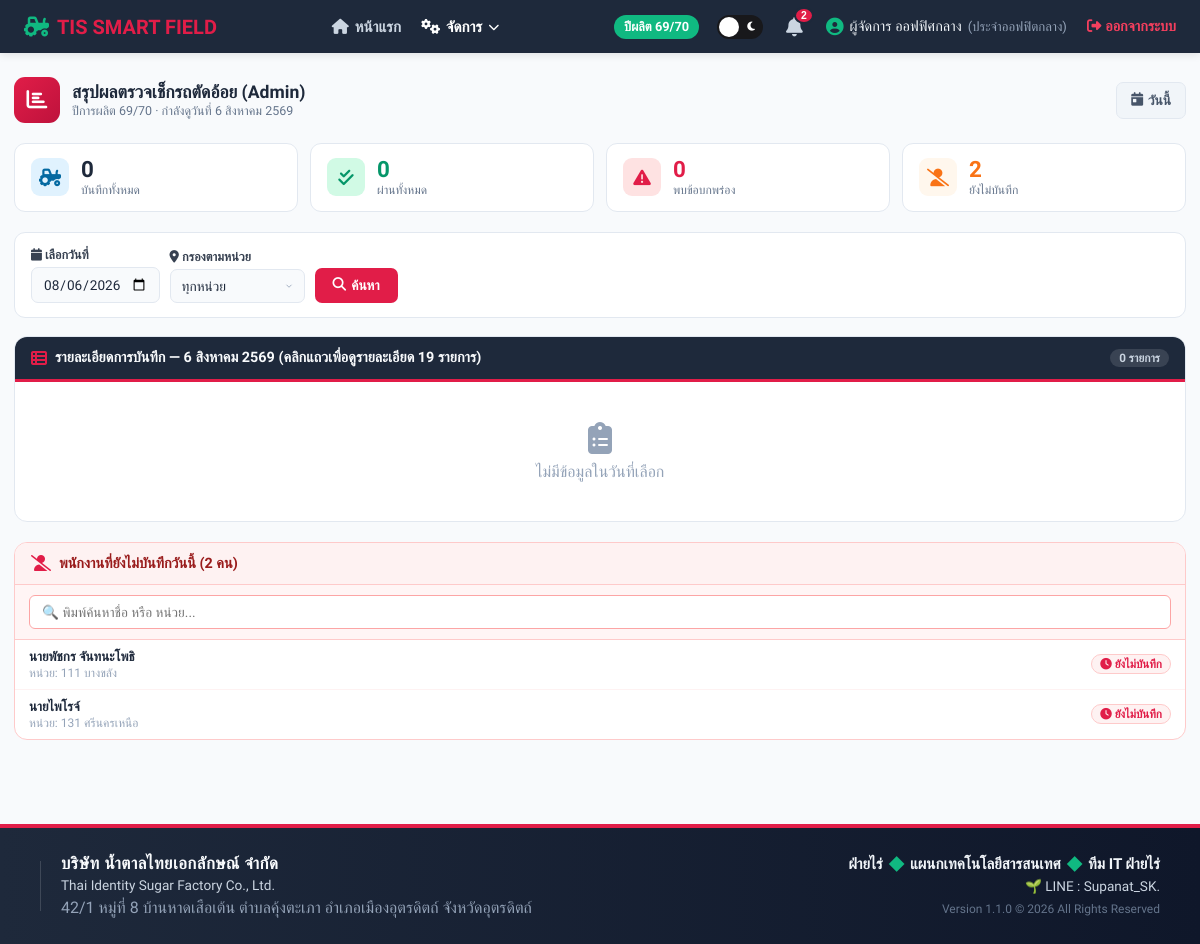
Screenshot of /ktis_field/harvester_admin.php (signed in) with the database file from the repository.
### tables this page shows
CREATE TABLE `employee` (
  `ID` int(10) NOT NULL,
  `emp_id` varchar(20) NOT NULL,
  `emp_pass` varchar(255) DEFAULT NULL,
  `emp_name` varchar(50) NOT NULL,
  `emp_unit` varchar(50) NOT NULL,
  `emp_level` varchar(1) NOT NULL
);

### ktis_field/harvester_admin.php (the view, shortened to what this page needs)
<?php
require_once 'config.php';
$crop_year = $_SESSION['crop_year'];
$thai_months=['','มกราคม','กุมภาพันธ์','มีนาคม','เมษายน','พฤษภาคม','มิถุนายน','กรกฎาคม','สิงหาคม','กันยายน','ตุลาคม','พฤศจิกายน','ธันวาคม'];
$filter_date = $_GET['date'] ?? date('Y-m-d');
$where  = "WHERE cs.crop_year=:cy AND DATE(cs.checked_at)=:dt";
$params = [':cy'=>$crop_year, ':dt'=>$filter_date];
$stmt = $conn->prepare(
    "SELECT cs.*, e.emp_name, e.emp_unit,
            COUNT(cr.result_id) AS total_items,
            SUM(cr.pass) AS pass_count
     FROM check_sessions cs
     JOIN employee e ON cs.emp_id=e.emp_id
     LEFT JOIN check_results cr ON cs.session_id=cr.session_id
     $where
     GROUP BY cs.session_id
     ORDER BY cs.checked_at DESC"
);
$stmt->execute($params);
$rows = $stmt->fetchAll();
$total = count($rows);
$cnt_ok = 0; $cnt_fail = 0;
$miss_where = "WHERE e.emp_level='u' AND e.emp_id NOT IN (SELECT cs2.emp_id FROM check_sessions cs2 WHERE DATE(cs2.checked_at)=:dt AND cs2.crop_year=:cy)";
$miss_params = [':dt'=>$filter_date, ':cy'=>$crop_year];
$stmt_miss = $conn->prepare("SELECT e.emp_id,e.emp_name,e.emp_unit FROM employee e $miss_where ORDER BY e.emp_unit,e.emp_name");
$stmt_miss->execute($miss_params);
$missing = $stmt_miss->fetchAll();
$fd_d=(int)date('d',strtotime($filter_date)); $fd_m=(int)date('m',strtotime($filter_date)); $fd_y=(int)date('Y',strtotime($filter_date))+543;
$thai_filter = $fd_d.' '.$thai_months[$fd_m].' '.$fd_y;
include 'includes/nav_u_header.php';
?>
<!DOCTYPE html>
<html lang="th">
<head>
<link rel="stylesheet" href="https://cdnjs.cloudflare.com/ajax/libs/font-awesome/6.4.0/css/all.min.css">
    <link rel="stylesheet" href="global_smoothness.css">
</head>
<body>
<div class="content-wrapper">
<div class="pw">
<div class="ph">
    <div class="ph-left">
        <div class="ph-icon"><i class="fa-solid fa-chart-bar"></i></div>
        <div>
            <div class="ph-title">สรุปผลตรวจเช็กรถตัดอ้อย (Admin)</div>
            <div class="ph-sub">ปีการผลิต <?php echo htmlspecialchars($crop_year); ?> · กำลังดูวันที่ <?php echo $thai_filter; ?></div>
        </div>
    </div>
    <a href="?date=<?php echo date('Y-m-d');?>" class="btn-today"><i class="fa-solid fa-calendar-day"></i> วันนี้</a>
</div>
<div class="stats">
    <div class="stat-card">
        <div class="stat-ico" style="background:#e0f2fe;"><i class="fa-solid fa-tractor" style="color:#0369a1;font-size:1.1rem;"></i></div>
        <div><div class="stat-num"><?php echo $total;?></div><div class="stat-lbl">บันทึกทั้งหมด</div></div>
    </div>
    <div class="stat-card">
        <div class="stat-ico" style="background:#d1fae5;"><i class="fa-solid fa-check-double" style="color:#059669;font-size:1.1rem;"></i></div>
        <div><div class="stat-num" style="color:#059669;"><?php echo $cnt_ok;?></div><div class="stat-lbl">ผ่านทั้งหมด</div></div>
    </div>
    <div class="stat-card">
        <div class="stat-ico" style="background:#fee2e2;"><i class="fa-solid fa-triangle-exclamation" style="color:#e11d48;font-size:1.1rem;"></i></div>
        <div><div class="stat-num" style="color:#e11d48;"><?php echo $cnt_fail;?></div><div class="stat-lbl">พบข้อบกพร่อง</div></div>
    </div>
    <div class="stat-card">
        <div class="stat-ico" style="background:#fff7ed;"><i class="fa-solid fa-user-slash" style="color:#f97316;font-size:1.1rem;"></i></div>
        <div><div class="stat-num" style="color:#f97316;"><?php echo count($missing);?></div><div class="stat-lbl">ยังไม่บันทึก</div></div>
    </div>
</div>
<form method="GET" action="harvester_admin.php">
    <div class="filter-bar">
        <div class="fb-group">
            <span class="fb-lbl"><i class="fa-solid fa-calendar"></i> เลือกวันที่</span>
            <input type="date" name="date" class="fb-input" value="<?php echo htmlspecialchars($filter_date);?>" max="<?php echo date('Y-m-d');?>">
        </div>
        <div class="fb-group">
            <span class="fb-lbl"><i class="fa-solid fa-location-dot"></i> กรองตามหน่วย</span>
            <select name="unit" class="fb-input">
                <option value="">ทุกหน่วย</option>
            </select>
        </div>
        <button type="submit" class="btn-filter"><i class="fa-solid fa-magnifying-glass"></i> ค้นหา</button>
    </div>
</form>
<div class="card">
    <div class="card-hd">
        <div class="card-hd-l"><i class="fa-solid fa-table-list"></i><span>รายละเอียดการบันทึก — <?php echo $thai_filter;?> (คลิกแถวเพื่อดูรายละเอียด 19 รายการ)</span></div>
        <span class="cnt-badge"><?php echo $total;?> รายการ</span>
    </div>
    <?php if(empty($rows)):?>
    <div class="empty-s"><i class="fa-solid fa-clipboard-list"></i>ไม่มีข้อมูลในวันที่เลือก</div>
    <?php endif;?>
</div>
<div class="missing-card">
    <div class="miss-hd"><i class="fa-solid fa-user-slash"></i><span>พนักงานที่ยังไม่บันทึกวันนี้ (<span id="miss-count-display"><?php echo count($missing);?></span> คน)</span></div>
    <?php if(empty($missing)):?>
    <div class="no-miss"><i class="fa-solid fa-circle-check"></i>พนักงานทุกคนบันทึกครบแล้ววันนี้</div>
    <?php else:?>
    <div class="miss-search-box">
        <input type="text" id="missSearchInput" class="miss-search-input" placeholder="🔍 พิมพ์ค้นหาชื่อ หรือ หน่วย..." onkeyup="filterMissing()">
    </div>
    <div class="miss-list-container" id="missListContainer">
        <?php foreach($missing as $m):?>
        <div class="miss-row" data-search="<?php echo htmlspecialchars(strtolower($m['emp_name'].' '.$m['emp_unit'])); ?>">
            <div><div class="miss-name"><?php echo htmlspecialchars($m['emp_name']);?></div><div class="miss-unit">หน่วย: <?php echo htmlspecialchars($m['emp_unit']);?></div></div>
            <span class="miss-badge"><i class="fa-solid fa-clock"></i> ยังไม่บันทึก</span>
        </div>
        <?php endforeach;?>
    </div>
    <?php endif;?>
</div>
</div>
</div>
<?php include 'includes/nav_u_footer.php'; ?>
</body>
</html>

### ktis_field/includes/nav_custom.css (style rules this page uses)
body { animation: smoothPageLoad 0.4s ease-out forwards; }
button, a, .nav-item, .nav-dropdown-item, .btn-submit, .btn-search, .btn-toggle-form, .btn-logout, .tab-item { transition: all 0.2s cubic-bezier(0.4, 0, 0.2, 1) !important; }

### ktis_field/global_smoothness.css (style rules this page uses)
body { animation: smoothPageLoad 0.3s ease-out forwards !important; }
button, a, input[type="submit"], input[type="button"], .btn-submit, .btn-search, .btn-toggle-form, .btn-logout, .tab-item { transition: all 0.2s cubic-bezier(0.4, 0, 0.2, 1) !important; }

### ktis_field/harvester_admin.php (style rules this page uses)
* { box-sizing:border-box; }
body { font-family:'Sarabun',sans-serif;background:#f1f5f9;margin:0; }
.pw { max-width:1200px;margin:24px auto;padding:0 14px 60px; }
.ph { display:flex;align-items:center;justify-content:space-between;flex-wrap:wrap;gap:12px;margin-bottom:20px; }
.ph-left { display:flex;align-items:center;gap:12px; }
.ph-icon { width:46px;height:46px;background:linear-gradient(135deg,#e11d48,#be123c);border-radius:11px;display:flex;align-items:center;justify-content:center;flex-shrink:0; }
.ph-icon i { color:#fff;font-size:1.3rem; }
.ph-title { font-size:1.1rem;font-weight:700;color:#1e293b; }
.ph-sub { font-size:.78rem;color:#64748b; }
.btn-today { padding:9px 14px;background:#f1f5f9;color:#475569;border:1px solid #e2e8f0;border-radius:7px;font-weight:700;font-size:.85rem;font-family:'Sarabun',sans-serif;cursor:pointer;text-decoration:none;display:flex;align-items:center;gap:5px; }
.stats { display:grid;grid-template-columns:repeat(4,1fr);gap:12px;margin-bottom:20px; }
.stat-card { background:#fff;border-radius:11px;border:.5px solid #e2e8f0;padding:14px 16px;display:flex;align-items:center;gap:12px; }
.stat-ico { width:38px;height:38px;border-radius:9px;display:flex;align-items:center;justify-content:center;flex-shrink:0; }
.stat-num { font-size:1.4rem;font-weight:700;color:#1e293b;line-height:1; }
.stat-lbl { font-size:.75rem;color:#64748b;margin-top:2px; }
.filter-bar { background:#fff;border-radius:11px;border:.5px solid #e2e8f0;padding:14px 16px;margin-bottom:18px;display:flex;gap:10px;align-items:flex-end;flex-wrap:wrap; }
.fb-group { display:flex;flex-direction:column;gap:5px; }
.fb-lbl { font-size:.78rem;font-weight:700;color:#374151; }
.fb-input { padding:8px 11px;border:1.5px solid #e2e8f0;border-radius:7px;font-size:.85rem;font-family:'Sarabun',sans-serif;background:#f8fafc;color:#1e293b;outline:none; }
select.fb-input { appearance:none;background-repeat:no-repeat;background-position:right 10px center;padding-right:28px; }
.btn-filter { padding:9px 18px;background:#e11d48;color:#fff;border:none;border-radius:7px;font-weight:700;font-size:.85rem;font-family:'Sarabun',sans-serif;cursor:pointer;display:flex;align-items:center;gap:5px;white-space:nowrap; }
.card { background:#fff;border-radius:13px;border:.5px solid #e2e8f0;overflow:hidden;margin-bottom:20px; }
.card-hd { background:#1e293b;padding:12px 16px;display:flex;align-items:center;justify-content:space-between;border-bottom:3px solid #e11d48; }
.card-hd-l { display:flex;align-items:center;gap:8px; }
.card-hd-l i { color:#e11d48; }
.card-hd-l span { color:#f8fafc;font-weight:700;font-size:.9rem; }
.cnt-badge { background:rgba(255,255,255,.12);color:#cbd5e1;font-size:.73rem;font-weight:700;padding:2px 9px;border-radius:10px; }
.empty-s { text-align:center;padding:40px;color:#94a3b8; }
.empty-s i { font-size:2rem;display:block;margin-bottom:8px; }
.missing-card { background:#fff;border-radius:13px;border:.5px solid #fecaca;overflow:hidden; }
.miss-hd { background:#fef2f2;padding:12px 16px;display:flex;align-items:center;gap:8px;border-bottom:1px solid #fecaca; }
.miss-hd i { color:#e11d48; }
.miss-hd span { font-weight:700;color:#991b1b;font-size:.9rem; }
.miss-search-box { padding:10px 14px;background:#fff5f5;border-bottom:1px solid #fecaca; }
.miss-search-input { width:100%;padding:8px 12px;border:1.5px solid #fca5a5;border-radius:6px;font-family:'Sarabun',sans-serif;font-size:.85rem;outline:none; }
.miss-list-container { max-height:480px;overflow-y:auto; }
.miss-row { display:flex;align-items:center;justify-content:space-between;padding:9px 14px;border-bottom:1px solid #fef2f2;font-size:.83rem; }
.miss-row:last-child { border-bottom:none; }
.miss-name { font-weight:700;color:#1e293b; }
.miss-unit { font-size:.75rem;color:#94a3b8;margin-top:1px; }
.miss-badge { background:#fef2f2;color:#e11d48;font-size:.72rem;font-weight:700;padding:2px 8px;border-radius:10px;border:1px solid #fecaca;white-space:nowrap; }

### rows the page displays
employee: emp_name "นายพัชกร จันทนะโพธิ", emp_unit "111 บางขลัง"
employee: emp_name "นายไพโรจ์", emp_unit "131 ศรีนครเหนือ"

### other values shown
$_SESSION['crop_year'] "69/70"
$noti_count "2"
$_SESSION['emp_name'] "ผู้จัดการ ออฟฟิศกลาง"
$_SESSION['emp_unit'] "ประจำออฟฟิตกลาง"
$crop_year "69/70"
$total "0"
$cnt_ok "0"
$cnt_fail "0"
count($missing) "2"
$sys_settings['company_name_th'] "บริษัท น้ำตาลไทยเอกลักษณ์ จำกัด"
$sys_settings['company_name_en'] "Thai Identity Sugar Factory Co., Ltd."
$sys_settings['company_address'] "42/1 หมู่ที่ 8 บ้านหาดเสือเต้น ตำบลคุ้งตะเภา อำเภอเมืองอุตรดิตถ์ จังหวัดอุตรดิตถ์"
$sys_settings['developer_credit'] "Supanat_SK."
$sys_settings['system_version'] "1.1.0"
